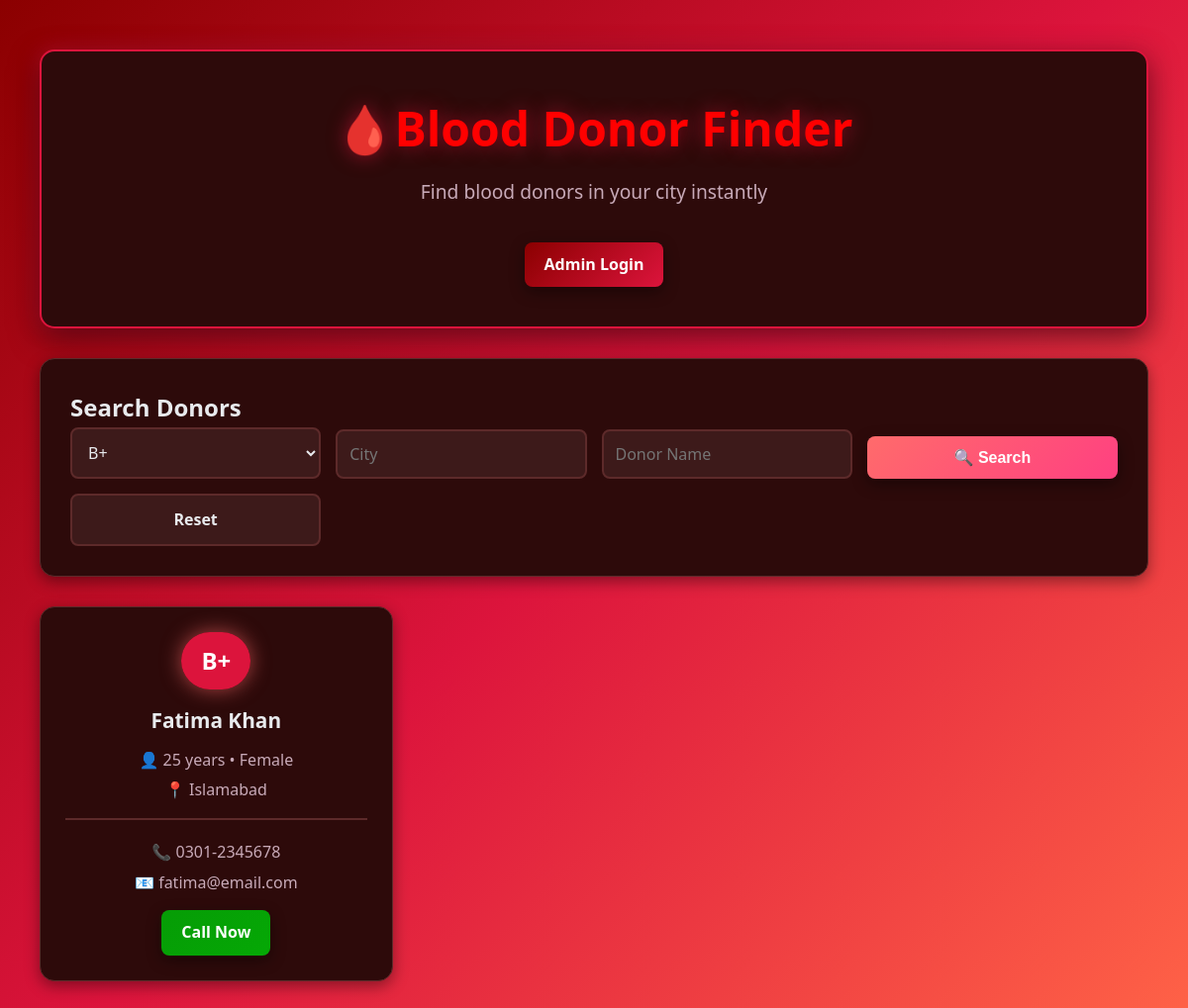
Page /index.php?blood=B+ on the committed database.
### tables this page shows
CREATE TABLE donors (
    id INT PRIMARY KEY AUTO_INCREMENT,
    admin_id INT NOT NULL,
    name VARCHAR(100) NOT NULL,
    blood_group VARCHAR(5) NOT NULL,
    age INT NOT NULL CHECK (age >= 18),
    gender VARCHAR(10) NOT NULL CHECK (gender IN ('Male','Female','Other')),
    contact VARCHAR(15) NOT NULL,
    email VARCHAR(100),
    city VARCHAR(50) NOT NULL,
    address TEXT NOT NULL,
    last_donation_date DATE,
    created_at TIMESTAMP DEFAULT CURRENT_TIMESTAMP,
    FOREIGN KEY (admin_id) REFERENCES admins(id)
);

### donors/config.php (called while the page is built, shortened)
<?php
$host = 'localhost';
$username = 'root';
$password = '';
$database = 'blood_donor_system';
$conn = mysqli_connect($host, $username, $password, $database);
function clean($data) {
    global $conn;
    $data = trim($data);
    $data = stripslashes($data);
    $data = htmlspecialchars($data);
    $data = mysqli_real_escape_string($conn, $data);
    return $data;
}
?>

### index.php (the view, shortened to what this page needs)
<?php
require_once 'config.php';
$searchBlood = isset($_GET['blood']) ? clean($_GET['blood']) : '';
$searchCity = isset($_GET['city']) ? clean($_GET['city']) : '';
$searchName = isset($_GET['name']) ? clean($_GET['name']) : '';
$sql = "SELECT * FROM donors WHERE 1=1";
if ($searchBlood) $sql .= " AND blood_group = '$searchBlood'";
$sql .= " ORDER BY created_at DESC";
$result = mysqli_query($conn, $sql);
?>
<!DOCTYPE html>
<html lang="en">
<head>
    <link rel="stylesheet" href="style.css">
</head>
<body class="home-container">
    <div class="container">
        <header class="home-header">
            <h1>🩸Blood Donor Finder</h1>
            <p class="tagline">Find blood donors in your city instantly</p>
            <a href="login.php" class="admin-link">Admin Login</a>
        </header>
        <div class="search-box">
            <h2>Search Donors</h2>
            <form method="GET" class="search-form">
                <select name="blood">
                    <option value="B+" <?= $searchBlood == 'B+' ? 'selected' : '' ?>>B+</option>
                </select>
                <input type="text" name="city" placeholder="City" value="<?= $searchCity ?>">
                <input type="text" name="name" placeholder="Donor Name" value="<?= $searchName ?>">
                <button type="submit" class="btn btn-search">🔍 Search</button>
                <a href="index.php" class="btn btn-reset">Reset</a>
            </form>
        </div>
        <div class="donors-grid">
            <?php if (mysqli_num_rows($result) > 0): ?>
                <?php while ($donor = mysqli_fetch_assoc($result)): ?>
                    <div class="donor-card">
                        <div class="blood-badge"><?= $donor['blood_group'] ?></div>
                        <div class="donor-name"><?= htmlspecialchars($donor['name']) ?></div>
                        <div class="donor-info">👤 <?= $donor['age'] ?> years • <?= $donor['gender'] ?></div>
                        <div class="donor-info">📍 <?= $donor['city'] ?></div>
                        <div class="donor-contact">
                            <div class="donor-info">📞 <?= $donor['contact'] ?></div>
                            <?php if ($donor['email']): ?>
                                <div class="donor-info">📧 <?= $donor['email'] ?></div>
                            <?php endif; ?>
                            <a href="tel:<?= $donor['contact'] ?>" class="contact-btn">Call Now</a>
                        </div>
                    </div>
                <?php endwhile; ?>
            <?php endif; ?>
        </div>
    </div>
</body>
</html>

### rows in the picture
donors: blood_group "B+", name "Fatima Khan", age "25", gender "Female", city "Islamabad", contact "0301-2345678", email "fatima@email.com"
